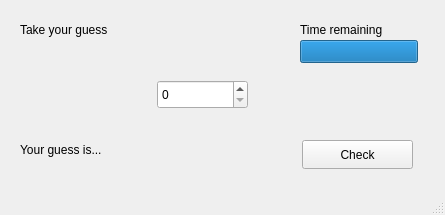
<?xml version="1.0" encoding="UTF-8"?>
<ui version="4.0">
 <class>MainWindow</class>
 <widget class="QMainWindow" name="MainWindow">
  <property name="geometry">
   <rect>
    <x>0</x>
    <y>0</y>
    <width>445</width>
    <height>215</height>
   </rect>
  </property>
  <property name="windowTitle">
   <string>MainWindow</string>
  </property>
  <widget class="QWidget" name="centralwidget">
   <widget class="QLabel" name="label_guess">
    <property name="geometry">
     <rect>
      <x>20</x>
      <y>20</y>
      <width>111</width>
      <height>20</height>
     </rect>
    </property>
    <property name="text">
     <string>Take your guess</string>
    </property>
   </widget>
   <widget class="QLabel" name="label_remaining">
    <property name="geometry">
     <rect>
      <x>300</x>
      <y>20</y>
      <width>111</width>
      <height>20</height>
     </rect>
    </property>
    <property name="text">
     <string>Time remaining</string>
    </property>
   </widget>
   <widget class="QLabel" name="label_tipp">
    <property name="geometry">
     <rect>
      <x>20</x>
      <y>140</y>
      <width>101</width>
      <height>20</height>
     </rect>
    </property>
    <property name="text">
     <string>Your guess is...</string>
    </property>
   </widget>
   <widget class="QProgressBar" name="timebar">
    <property name="geometry">
     <rect>
      <x>300</x>
      <y>40</y>
      <width>118</width>
      <height>23</height>
     </rect>
    </property>
    <property name="maximum">
     <number>10000</number>
    </property>
    <property name="value">
     <number>10000</number>
    </property>
    <property name="textVisible">
     <bool>false</bool>
    </property>
    <property name="invertedAppearance">
     <bool>false</bool>
    </property>
   </widget>
   <widget class="QPushButton" name="checkBtn">
    <property name="geometry">
     <rect>
      <x>302</x>
      <y>140</y>
      <width>111</width>
      <height>29</height>
     </rect>
    </property>
    <property name="text">
     <string>Check</string>
    </property>
   </widget>
   <widget class="QSpinBox" name="spin_guess">
    <property name="geometry">
     <rect>
      <x>157</x>
      <y>80</y>
      <width>91</width>
      <height>29</height>
     </rect>
    </property>
    <property name="keyboardTracking">
     <bool>true</bool>
    </property>
    <property name="maximum">
     <number>100</number>
    </property>
   </widget>
  </widget>
  <widget class="QMenuBar" name="menubar">
   <property name="geometry">
    <rect>
     <x>0</x>
     <y>0</y>
     <width>445</width>
     <height>25</height>
    </rect>
   </property>
  </widget>
  <widget class="QStatusBar" name="statusbar"/>
 </widget>
 <resources/>
 <connections/>
</ui>
